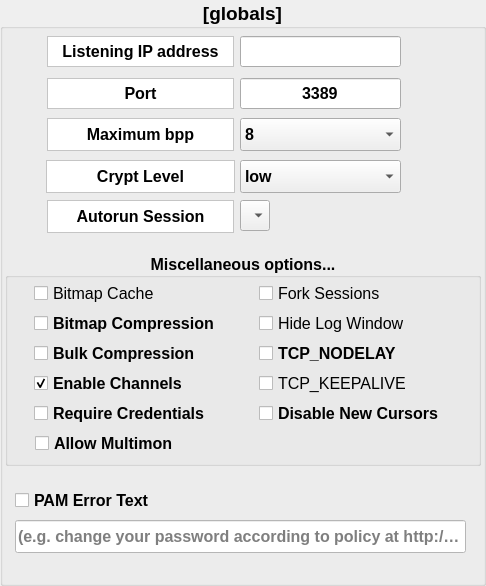
       <widget class="QGroupBox" name="groupBox_4">
        <property name="geometry">
         <rect>
          <x>5</x>
          <y>65</y>
          <width>486</width>
          <height>586</height>
         </rect>
        </property>
        <property name="font">
         <font>
          <pointsize>14</pointsize>
          <weight>75</weight>
          <bold>true</bold>
         </font>
        </property>
        <property name="autoFillBackground">
         <bool>false</bool>
        </property>
        <property name="title">
         <string>[globals]</string>
        </property>
        <property name="alignment">
         <set>Qt::AlignCenter</set>
        </property>
        <widget class="QComboBox" name="autoRunComboBox">
         <property name="geometry">
          <rect>
           <x>240</x>
           <y>200</y>
           <width>33</width>
           <height>31</height>
          </rect>
         </property>
         <property name="minimumSize">
          <size>
           <width>0</width>
           <height>31</height>
          </size>
         </property>
         <property name="font">
          <font>
           <family>Arial</family>
           <pointsize>12</pointsize>
          </font>
         </property>
         <property name="toolTip">
          <string>&lt;html&gt;&lt;head/&gt;&lt;body&gt;&lt;p&gt;Automatically run the configured session specified.&lt;/p&gt;&lt;p&gt;By default a drop-down list with all available connections is shown in the xrdp login window.&lt;/p&gt;&lt;p&gt;A connection can also be chosen by the connecting client by setting the LOGIN DOMAIN to a valid session name.&lt;/p&gt;&lt;/body&gt;&lt;/html&gt;</string>
         </property>
         <property name="sizeAdjustPolicy">
          <enum>QComboBox::AdjustToContents</enum>
         </property>
         <item>
          <property name="text">
           <string/>
          </property>
         </item>
        </widget>
        <widget class="QLabel" name="label_7">
         <property name="geometry">
          <rect>
           <x>47</x>
           <y>78</y>
           <width>187</width>
           <height>31</height>
          </rect>
         </property>
         <property name="font">
          <font>
           <pointsize>12</pointsize>
           <weight>75</weight>
           <bold>true</bold>
          </font>
         </property>
         <property name="autoFillBackground">
          <bool>false</bool>
         </property>
         <property name="styleSheet">
          <string notr="true">background-color: rgb(255, 255, 255);</string>
         </property>
         <property name="frameShape">
          <enum>QFrame::StyledPanel</enum>
         </property>
         <property name="frameShadow">
          <enum>QFrame::Raised</enum>
         </property>
         <property name="text">
          <string>Port</string>
         </property>
         <property name="alignment">
          <set>Qt::AlignCenter</set>
         </property>
        </widget>
        <widget class="QLabel" name="label_8">
         <property name="geometry">
          <rect>
           <x>47</x>
           <y>118</y>
           <width>187</width>
           <height>33</height>
          </rect>
         </property>
         <property name="font">
          <font>
           <pointsize>12</pointsize>
           <weight>75</weight>
           <bold>true</bold>
          </font>
         </property>
         <property name="autoFillBackground">
          <bool>false</bool>
         </property>
         <property name="styleSheet">
          <string notr="true">background-color: rgb(255, 255, 255);</string>
         </property>
         <property name="frameShape">
          <enum>QFrame::StyledPanel</enum>
         </property>
         <property name="frameShadow">
          <enum>QFrame::Raised</enum>
         </property>
         <property name="text">
          <string>Maximum bpp</string>
         </property>
         <property name="alignment">
          <set>Qt::AlignCenter</set>
         </property>
        </widget>
        <widget class="QLineEdit" name="listeningAddressEntryBox">
         <property name="enabled">
          <bool>true</bool>
         </property>
         <property name="geometry">
          <rect>
           <x>240</x>
           <y>36</y>
           <width>161</width>
           <height>31</height>
          </rect>
         </property>
         <property name="font">
          <font>
           <pointsize>12</pointsize>
          </font>
         </property>
         <property name="toolTip">
          <string>&lt;html&gt;&lt;head/&gt;&lt;body&gt;&lt;p&gt;The IP address that xrdp will listen on for connections. Setting this to &lt;span style=&quot; font-weight:600;&quot;&gt;0.0.0.0&lt;/span&gt; tells xrdp to listen on all interfaces.&lt;/p&gt;&lt;/body&gt;&lt;/html&gt;</string>
         </property>
         <property name="autoFillBackground">
          <bool>false</bool>
         </property>
         <property name="inputMethodHints">
          <set>Qt::ImhDigitsOnly|Qt::ImhFormattedNumbersOnly</set>
         </property>
         <property name="text">
          <string notr="true"/>
         </property>
         <property name="alignment">
          <set>Qt::AlignCenter</set>
         </property>
         <property name="cursorMoveStyle">
          <enum>Qt::LogicalMoveStyle</enum>
         </property>
        </widget>
        <widget class="QLineEdit" name="listeningPortEntryBox">
         <property name="geometry">
          <rect>
           <x>240</x>
           <y>78</y>
           <width>161</width>
           <height>31</height>
          </rect>
         </property>
         <property name="font">
          <font>
           <pointsize>12</pointsize>
          </font>
         </property>
         <property name="toolTip">
          <string>&lt;html&gt;&lt;head/&gt;&lt;body&gt;&lt;p&gt;Specify TCP port to listen on for incoming connections. The default for RDP is &lt;span style=&quot; font-weight:600;&quot;&gt;3389&lt;/span&gt;&lt;/p&gt;&lt;/body&gt;&lt;/html&gt;</string>
         </property>
         <property name="autoFillBackground">
          <bool>false</bool>
         </property>
         <property name="text">
          <string>3389</string>
         </property>
         <property name="alignment">
          <set>Qt::AlignCenter</set>
         </property>
        </widget>
        <widget class="QComboBox" name="maxBppComboBox">
         <property name="geometry">
          <rect>
           <x>240</x>
           <y>118</y>
           <width>161</width>
           <height>33</height>
          </rect>
         </property>
         <property name="font">
          <font>
           <family>Arial</family>
           <pointsize>12</pointsize>
          </font>
         </property>
         <property name="toolTip">
          <string>&lt;html&gt;&lt;head/&gt;&lt;body&gt;&lt;p&gt;Limit the colour depth by specifying the maximum number of bits per pixel&lt;/p&gt;&lt;/body&gt;&lt;/html&gt;</string>
         </property>
         <item>
          <property name="text">
           <string>8</string>
          </property>
         </item>
         <item>
          <property name="text">
           <string>15</string>
          </property>
         </item>
         <item>
          <property name="text">
           <string>16</string>
          </property>
         </item>
         <item>
          <property name="text">
           <string>24</string>
          </property>
         </item>
        </widget>
        <widget class="QLabel" name="label_5">
         <property name="geometry">
          <rect>
           <x>47</x>
           <y>36</y>
           <width>187</width>
           <height>31</height>
          </rect>
         </property>
         <property name="font">
          <font>
           <pointsize>12</pointsize>
           <weight>75</weight>
           <bold>true</bold>
          </font>
         </property>
         <property name="autoFillBackground">
          <bool>false</bool>
         </property>
         <property name="styleSheet">
          <string notr="true">background-color: rgb(255, 255, 255);</string>
         </property>
         <property name="frameShape">
          <enum>QFrame::StyledPanel</enum>
         </property>
         <property name="frameShadow">
          <enum>QFrame::Raised</enum>
         </property>
         <property name="text">
          <string>Listening IP address</string>
         </property>
         <property name="scaledContents">
          <bool>false</bool>
         </property>
         <property name="alignment">
          <set>Qt::AlignCenter</set>
         </property>
        </widget>
        <widget class="QLabel" name="label_14">
         <property name="geometry">
          <rect>
           <x>46</x>
           <y>160</y>
           <width>189</width>
           <height>33</height>
          </rect>
         </property>
         <property name="font">
          <font>
           <pointsize>12</pointsize>
           <weight>75</weight>
           <bold>true</bold>
          </font>
         </property>
         <property name="autoFillBackground">
          <bool>false</bool>
         </property>
         <property name="styleSheet">
          <string notr="true">background-color: rgb(255, 255, 255);</string>
         </property>
         <property name="frameShape">
          <enum>QFrame::StyledPanel</enum>
         </property>
         <property name="frameShadow">
          <enum>QFrame::Raised</enum>
         </property>
         <property name="text">
          <string>Crypt Level</string>
         </property>
         <property name="alignment">
          <set>Qt::AlignCenter</set>
         </property>
        </widget>
        <widget class="QLabel" name="label_9">
         <property name="geometry">
          <rect>
           <x>47</x>
           <y>200</y>
           <width>187</width>
           <height>33</height>
          </rect>
         </property>
         <property name="font">
          <font>
           <pointsize>12</pointsize>
           <weight>75</weight>
           <bold>true</bold>
          </font>
         </property>
         <property name="autoFillBackground">
          <bool>false</bool>
         </property>
         <property name="styleSheet">
          <string notr="true">background-color: rgb(255, 255, 255);</string>
         </property>
         <property name="frameShape">
          <enum>QFrame::StyledPanel</enum>
         </property>
         <property name="frameShadow">
          <enum>QFrame::Raised</enum>
         </property>
         <property name="text">
          <string>Autorun Session</string>
         </property>
         <property name="alignment">
          <set>Qt::AlignCenter</set>
         </property>
        </widget>
        <widget class="QComboBox" name="cryptLevelComboBox">
         <property name="geometry">
          <rect>
           <x>240</x>
           <y>160</y>
           <width>161</width>
           <height>33</height>
          </rect>
         </property>
         <property name="font">
          <font>
           <family>Arial</family>
           <pointsize>12</pointsize>
          </font>
         </property>
         <property name="toolTip">
          <string>&lt;html&gt;&lt;head/&gt;&lt;body&gt;&lt;p&gt;Specifies the encryption level for the RDP connection.&lt;/p&gt;&lt;/body&gt;&lt;/html&gt;</string>
         </property>
         <item>
          <property name="text">
           <string>low</string>
          </property>
         </item>
         <item>
          <property name="text">
           <string>medium</string>
          </property>
         </item>
         <item>
          <property name="text">
           <string>high</string>
          </property>
         </item>
        </widget>
        <widget class="QGroupBox" name="groupBox_5">
         <property name="geometry">
          <rect>
           <x>5</x>
           <y>253</y>
           <width>476</width>
           <height>213</height>
          </rect>
         </property>
         <property name="font">
          <font>
           <pointsize>12</pointsize>
           <weight>75</weight>
           <bold>true</bold>
          </font>
         </property>
         <property name="title">
          <string>Miscellaneous options...</string>
         </property>
         <property name="alignment">
          <set>Qt::AlignCenter</set>
         </property>
         <widget class="QCheckBox" name="allowMultimonCheckBox">
          <property name="geometry">
           <rect>
            <x>30</x>
            <y>180</y>
            <width>186</width>
            <height>21</height>
           </rect>
          </property>
          <property name="font">
           <font>
            <family>Arial</family>
            <pointsize>12</pointsize>
           </font>
          </property>
          <property name="toolTip">
           <string>&lt;html&gt;&lt;head/&gt;&lt;body&gt;&lt;p&gt;Allow multi monitor support&lt;/p&gt;&lt;/body&gt;&lt;/html&gt;</string>
          </property>
          <property name="layoutDirection">
           <enum>Qt::LeftToRight</enum>
          </property>
          <property name="text">
           <string>Allow Multimon</string>
          </property>
          <property name="checked">
           <bool>false</bool>
          </property>
         </widget>
         <widget class="QCheckBox" name="tcpNoDelayCheckBox">
          <property name="geometry">
           <rect>
            <x>254</x>
            <y>90</y>
            <width>186</width>
            <height>21</height>
           </rect>
          </property>
          <property name="font">
           <font>
            <family>Arial</family>
            <pointsize>12</pointsize>
           </font>
          </property>
          <property name="toolTip">
           <string>&lt;html&gt;&lt;head/&gt;&lt;body&gt;&lt;p&gt;If enabled, no buffering will be performed in the TCP stack for the listening socket.&lt;/p&gt;&lt;/body&gt;&lt;/html&gt;</string>
          </property>
          <property name="layoutDirection">
           <enum>Qt::LeftToRight</enum>
          </property>
          <property name="text">
           <string>TCP_NODELAY</string>
          </property>
         </widget>
         <widget class="QCheckBox" name="tcpKeepAliveCheckBox">
          <property name="geometry">
           <rect>
            <x>254</x>
            <y>120</y>
            <width>186</width>
            <height>21</height>
           </rect>
          </property>
          <property name="font">
           <font>
            <family>Arial</family>
            <pointsize>12</pointsize>
            <weight>50</weight>
            <bold>false</bold>
           </font>
          </property>
          <property name="toolTip">
           <string>&lt;html&gt;&lt;head/&gt;&lt;body&gt;&lt;p&gt;If enabled, and the network connection disappears without closing messages, the connection will be closed.&lt;/p&gt;&lt;/body&gt;&lt;/html&gt;</string>
          </property>
          <property name="layoutDirection">
           <enum>Qt::LeftToRight</enum>
          </property>
          <property name="text">
           <string>TCP_KEEPALIVE</string>
          </property>
         </widget>
         <widget class="QCheckBox" name="useBitMapCacheCheckBox">
          <property name="geometry">
           <rect>
            <x>29</x>
            <y>30</y>
            <width>211</width>
            <height>21</height>
           </rect>
          </property>
          <property name="font">
           <font>
            <family>Arial</family>
            <pointsize>12</pointsize>
            <weight>50</weight>
            <bold>false</bold>
           </font>
          </property>
          <property name="toolTip">
           <string>&lt;html&gt;&lt;head/&gt;&lt;body&gt;&lt;p&gt;Enables bitmap caching in xrdp&lt;/p&gt;&lt;/body&gt;&lt;/html&gt;</string>
          </property>
          <property name="whatsThis">
           <string comment="This option enables bitmap caching in xrdp " extracomment="This option enables bitmap caching in xrdp ">&lt;html&gt;&lt;head/&gt;&lt;body&gt;&lt;p&gt;&lt;span style=&quot; font-weight:600;&quot;&gt;Enables bitmap caching in xrdp.&lt;/span&gt;&lt;/p&gt;&lt;/body&gt;&lt;/html&gt;</string>
          </property>
          <property name="layoutDirection">
           <enum>Qt::LeftToRight</enum>
          </property>
          <property name="autoFillBackground">
           <bool>false</bool>
          </property>
          <property name="text">
           <string>Bitmap Cache</string>
          </property>
         </widget>
         <widget class="QCheckBox" name="useBulkCompCheckBox">
          <property name="geometry">
           <rect>
            <x>29</x>
            <y>90</y>
            <width>211</width>
            <height>21</height>
           </rect>
          </property>
          <property name="font">
           <font>
            <family>Arial</family>
            <pointsize>12</pointsize>
           </font>
          </property>
          <property name="toolTip">
           <string>&lt;html&gt;&lt;head/&gt;&lt;body&gt;&lt;p&gt;Enables compression of bulk data in xrdp&lt;/p&gt;&lt;/body&gt;&lt;/html&gt;</string>
          </property>
          <property name="layoutDirection">
           <enum>Qt::LeftToRight</enum>
          </property>
          <property name="text">
           <string>Bulk Compression</string>
          </property>
         </widget>
         <widget class="QCheckBox" name="enableChannelsCheckBox">
          <property name="geometry">
           <rect>
            <x>29</x>
            <y>120</y>
            <width>211</width>
            <height>21</height>
           </rect>
          </property>
          <property name="font">
           <font>
            <family>Arial</family>
            <pointsize>12</pointsize>
           </font>
          </property>
          <property name="toolTip">
           <string>&lt;html&gt;&lt;head/&gt;&lt;body&gt;&lt;p&gt;If unset, this option disables all xrdp channels.&lt;/p&gt;&lt;p&gt;You will probably want to keep this enabled :)&lt;/p&gt;&lt;/body&gt;&lt;/html&gt;</string>
          </property>
          <property name="layoutDirection">
           <enum>Qt::LeftToRight</enum>
          </property>
          <property name="text">
           <string>Enable Channels</string>
          </property>
          <property name="checked">
           <bool>true</bool>
          </property>
         </widget>
         <widget class="QCheckBox" name="requireCredentialsCheckbox">
          <property name="geometry">
           <rect>
            <x>29</x>
            <y>150</y>
            <width>211</width>
            <height>21</height>
           </rect>
          </property>
          <property name="font">
           <font>
            <family>Arial</family>
            <pointsize>12</pointsize>
           </font>
          </property>
          <property name="toolTip">
           <string>&lt;html&gt;&lt;head/&gt;&lt;body&gt;&lt;p&gt;When enabled, RDP clients &lt;span style=&quot; font-style:italic; color:#ff0000;&quot;&gt;must&lt;/span&gt; supply id/password credentials at the command line.&lt;/p&gt;&lt;/body&gt;&lt;/html&gt;</string>
          </property>
          <property name="layoutDirection">
           <enum>Qt::LeftToRight</enum>
          </property>
          <property name="text">
           <string>Require Credentials</string>
          </property>
          <property name="checked">
           <bool>false</bool>
          </property>
         </widget>
         <widget class="QCheckBox" name="hideLogWindowCheckBox">
          <property name="geometry">
           <rect>
            <x>254</x>
            <y>60</y>
            <width>186</width>
            <height>21</height>
           </rect>
          </property>
          <property name="font">
           <font>
            <family>Arial</family>
            <pointsize>12</pointsize>
            <weight>50</weight>
            <bold>false</bold>
           </font>
          </property>
          <property name="toolTip">
           <string>&lt;html&gt;&lt;head/&gt;&lt;body&gt;&lt;p&gt;If set, xrdp will not show a window for log messages.&lt;/p&gt;&lt;/body&gt;&lt;/html&gt;</string>
          </property>
          <property name="layoutDirection">
           <enum>Qt::LeftToRight</enum>
          </property>
          <property name="text">
           <string>Hide Log Window</string>
          </property>
         </widget>
         <widget class="QCheckBox" name="forkSessionsCheckBox">
          <property name="geometry">
           <rect>
            <x>254</x>
            <y>30</y>
            <width>186</width>
            <height>21</height>
           </rect>
          </property>
          <property name="font">
           <font>
            <family>Arial</family>
            <pointsize>12</pointsize>
            <weight>50</weight>
            <bold>false</bold>
           </font>
          </property>
          <property name="toolTip">
           <string>&lt;html&gt;&lt;head/&gt;&lt;body&gt;&lt;p&gt;If set, xrdp forks a sub-process for each incoming connection, instead of using threads.&lt;/p&gt;&lt;/body&gt;&lt;/html&gt;</string>
          </property>
          <property name="layoutDirection">
           <enum>Qt::LeftToRight</enum>
          </property>
          <property name="text">
           <string>Fork Sessions</string>
          </property>
         </widget>
         <widget class="QCheckBox" name="useBitMapCompCheckBox">
          <property name="geometry">
           <rect>
            <x>29</x>
            <y>60</y>
            <width>211</width>
            <height>21</height>
           </rect>
          </property>
          <property name="font">
           <font>
            <family>Arial</family>
            <pointsize>12</pointsize>
           </font>
          </property>
          <property name="toolTip">
           <string>&lt;html&gt;&lt;head/&gt;&lt;body&gt;&lt;p&gt;Enables bitmap compression in xrdp&lt;/p&gt;&lt;/body&gt;&lt;/html&gt;</string>
          </property>
          <property name="layoutDirection">
           <enum>Qt::LeftToRight</enum>
          </property>
          <property name="text">
           <string>Bitmap Compression</string>
          </property>
         </widget>
         <widget class="QCheckBox" name="disableNewCursorsCheckBox">
          <property name="geometry">
           <rect>
            <x>254</x>
            <y>150</y>
            <width>186</width>
            <height>21</height>
           </rect>
          </property>
          <property name="font">
           <font>
            <family>Arial</family>
            <pointsize>12</pointsize>
           </font>
          </property>
          <property name="toolTip">
           <string>&lt;html&gt;&lt;head/&gt;&lt;body&gt;&lt;p&gt;Activate this option if your RDP client does not support XRDP's &amp;quot;new cursors&amp;quot;.&lt;/p&gt;&lt;p&gt;If you get a blocky cursor or other cursor strangeness on your RDP client window, try enabling this option.&lt;/p&gt;&lt;/body&gt;&lt;/html&gt;</string>
          </property>
          <property name="layoutDirection">
           <enum>Qt::LeftToRight</enum>
          </property>
          <property name="text">
           <string>Disable New Cursors</string>
          </property>
          <property name="checked">
           <bool>false</bool>
          </property>
         </widget>
        </widget>
        <widget class="QLineEdit" name="pamErrorText">
         <property name="enabled">
          <bool>false</bool>
         </property>
         <property name="geometry">
          <rect>
           <x>15</x>
           <y>520</y>
           <width>451</width>
           <height>33</height>
          </rect>
         </property>
         <property name="font">
          <font>
           <family>Arial</family>
           <pointsize>12</pointsize>
          </font>
         </property>
         <property name="toolTip">
          <string>&lt;html&gt;&lt;head/&gt;&lt;body&gt;&lt;p&gt;When PAM Error Text option is enabled, this is the text that the user will see.&lt;/p&gt;&lt;/body&gt;&lt;/html&gt;</string>
         </property>
         <property name="styleSheet">
          <string notr="true">background-color: rgb(255, 255, 255);</string>
         </property>
         <property name="placeholderText">
          <string>(e.g. change your password according to policy at http://url)</string>
         </property>
        </widget>
        <widget class="QCheckBox" name="additionalPamErrorTextCheckbox">
         <property name="geometry">
          <rect>
           <x>15</x>
           <y>490</y>
           <width>211</width>
           <height>21</height>
          </rect>
         </property>
         <property name="font">
          <font>
           <family>Arial</family>
           <pointsize>12</pointsize>
          </font>
         </property>
         <property name="toolTip">
          <string>&lt;html&gt;&lt;head/&gt;&lt;body&gt;&lt;p&gt;When enabled, this sets the PAM error text in a gateway setup.&lt;/p&gt;&lt;p&gt;&lt;span style=&quot; color:#ff0000;&quot;&gt;Maximum of 256 characters.&lt;/span&gt;&lt;/p&gt;&lt;/body&gt;&lt;/html&gt;</string>
         </property>
         <property name="layoutDirection">
          <enum>Qt::LeftToRight</enum>
         </property>
         <property name="text">
          <string>PAM Error Text</string>
         </property>
         <property name="checked">
          <bool>false</bool>
         </property>
        </widget>
       </widget>
